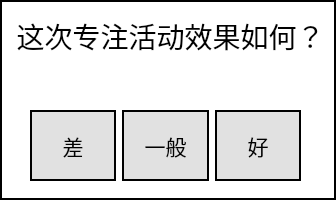
<?xml version="1.0" encoding="UTF-8"?>
<ui version="4.0">
 <class>focusfeedback</class>
 <widget class="QWidget" name="focusfeedback">
  <property name="geometry">
   <rect>
    <x>0</x>
    <y>0</y>
    <width>336</width>
    <height>200</height>
   </rect>
  </property>
  <property name="windowTitle">
   <string>FocusFeedBack</string>
  </property>
  <widget class="QLabel" name="background">
   <property name="geometry">
    <rect>
     <x>0</x>
     <y>0</y>
     <width>336</width>
     <height>200</height>
    </rect>
   </property>
   <property name="styleSheet">
    <string notr="true">background-color: rgb(255, 255, 255);
border-style: solid;
border-radius: 1em;
border-width: 2px;
border-color: black;</string>
   </property>
   <property name="text">
    <string/>
   </property>
  </widget>
  <widget class="QLabel" name="tipLabel">
   <property name="geometry">
    <rect>
     <x>10</x>
     <y>10</y>
     <width>321</width>
     <height>51</height>
    </rect>
   </property>
   <property name="font">
    <font>
     <pointsize>21</pointsize>
    </font>
   </property>
   <property name="text">
    <string>这次专注活动效果如何？</string>
   </property>
   <property name="alignment">
    <set>Qt::AlignCenter</set>
   </property>
  </widget>
  <widget class="QWidget" name="horizontalLayoutWidget">
   <property name="geometry">
    <rect>
     <x>30</x>
     <y>110</y>
     <width>271</width>
     <height>71</height>
    </rect>
   </property>
   <layout class="QHBoxLayout" name="horizontalLayout">
    <item>
     <widget class="QPushButton" name="badButton">
      <property name="sizePolicy">
       <sizepolicy hsizetype="Minimum" vsizetype="Preferred">
        <horstretch>0</horstretch>
        <verstretch>0</verstretch>
       </sizepolicy>
      </property>
      <property name="font">
       <font>
        <pointsize>16</pointsize>
       </font>
      </property>
      <property name="styleSheet">
       <string notr="true">border-style: solid;
border-width: 2px;
border-radius: 2em;
background-color: rgb(225, 225, 225);
border-color: black;
</string>
      </property>
      <property name="text">
       <string>差</string>
      </property>
     </widget>
    </item>
    <item>
     <widget class="QPushButton" name="midButton">
      <property name="sizePolicy">
       <sizepolicy hsizetype="Minimum" vsizetype="Preferred">
        <horstretch>0</horstretch>
        <verstretch>0</verstretch>
       </sizepolicy>
      </property>
      <property name="font">
       <font>
        <pointsize>16</pointsize>
       </font>
      </property>
      <property name="styleSheet">
       <string notr="true">border-style: solid;
border-width: 2px;
border-radius: 2em;
background-color: rgb(225, 225, 225);
border-color: black;</string>
      </property>
      <property name="text">
       <string>一般</string>
      </property>
     </widget>
    </item>
    <item>
     <widget class="QPushButton" name="goodButton">
      <property name="sizePolicy">
       <sizepolicy hsizetype="Minimum" vsizetype="Preferred">
        <horstretch>0</horstretch>
        <verstretch>0</verstretch>
       </sizepolicy>
      </property>
      <property name="font">
       <font>
        <pointsize>16</pointsize>
       </font>
      </property>
      <property name="styleSheet">
       <string notr="true">border-style: solid;
border-width: 2px;
border-radius: 2em;
background-color: rgb(225, 225, 225);
border-color: black;</string>
      </property>
      <property name="text">
       <string>好</string>
      </property>
     </widget>
    </item>
   </layout>
  </widget>
 </widget>
 <resources/>
 <connections/>
</ui>
